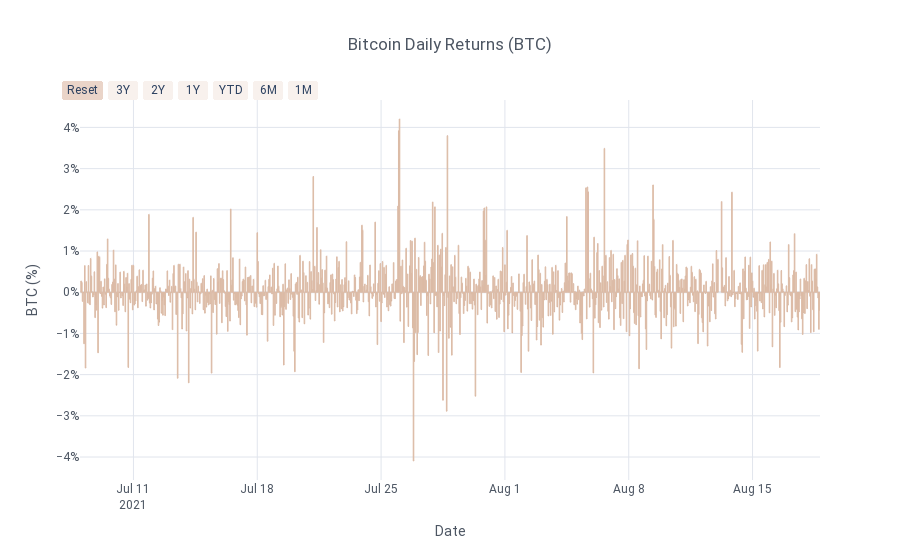

The code cell stored with this chart in its notebook:
### Code cell
dist_bar = charts.pwe_return_bar_chart(df,start_date,end_date,tseries='Price_Returns',kind='bar',
                                             title='Bitcoin Daily Returns',
                                             ticker=symbol,yTitle=f'{symbol} (%)',xTitle=None,asPlot=asPlot,theme='white',
                                             showlegend=False,auto_start=auto_start,auto_end=end_date,tickformat='.0%',
                                             decimals=2,orientation='v',textangle=0)

### Figure 1 — Plotly figure (JSON) as saved in the notebook; plotly's stock layout.template omitted (floating-point values rounded to 4 significant figures; data arrays with more than 128 entries replaced by an {"elided": "..."} marker saying what was removed)
{"data": [{"hoverinfo": "text", "hovertext": {"elided": "1000 str values"}, "marker": {"color": "rgba(220, 187, 166, 0.6)", "line": {"color": "rgba(220, 187, 166, 1.0)", "width": 1}}, "name": "Price_Returns", "orientation": "v", "text": {"elided": "1000 str values"}, "textangle": 0, "type": "bar", "x": {"elided": "1000 str values"}, "y": {"elided": "1000 mixed values"}}], "layout": {"font": {"family": "Roboto"}, "legend": {"bgcolor": "#FFFFFF", "font": {"color": "#4D5663"}, "orientation": "h", "x": 0.3, "y": 0.95, "yanchor": "bottom"}, "paper_bgcolor": "#FFFFFF", "plot_bgcolor": "#FFFFFF", "showlegend": false, "title": {"font": {"color": "#4D5663"}, "text": "Bitcoin Daily Returns (BTC)", "x": 0.5}, "xaxis": {"gridcolor": "#E1E5ED", "range": ["2021-07-15", "19-08-2021"], "rangeselector": {"bgcolor": "rgba(220, 187, 166, 0.2)", "buttons": [{"count": 1, "label": "Reset", "step": "all"}, {"count": 3, "label": "3Y", "step": "year", "stepmode": "backward"}, {"count": 2, "label": "2Y", "step": "year", "stepmode": "backward"}, {"count": 1, "label": "1Y", "step": "year", "stepmode": "backward"}, {"count": 1, "label": "YTD", "step": "year", "stepmode": "todate"}, {"count": 6, "label": "6M", "step": "month", "stepmode": "backward"}, {"count": 1, "label": "1M", "step": "month", "stepmode": "backward"}], "font": {"family": "Roboto", "size": 12}, "visible": true, "x": -0.025, "y": 1}, "rangeslider": {"visible": false}, "showgrid": true, "tickfont": {"color": "#4D5663"}, "title": {"font": {"color": "#4D5663"}, "text": "Date"}, "zerolinecolor": "#E1E5ED"}, "yaxis": {"gridcolor": "#E1E5ED", "showgrid": true, "tickfont": {"color": "#4D5663"}, "tickformat": ".0%", "title": {"font": {"color": "#4D5663"}, "text": "BTC (%)"}, "zerolinecolor": "#E1E5ED"}}}
